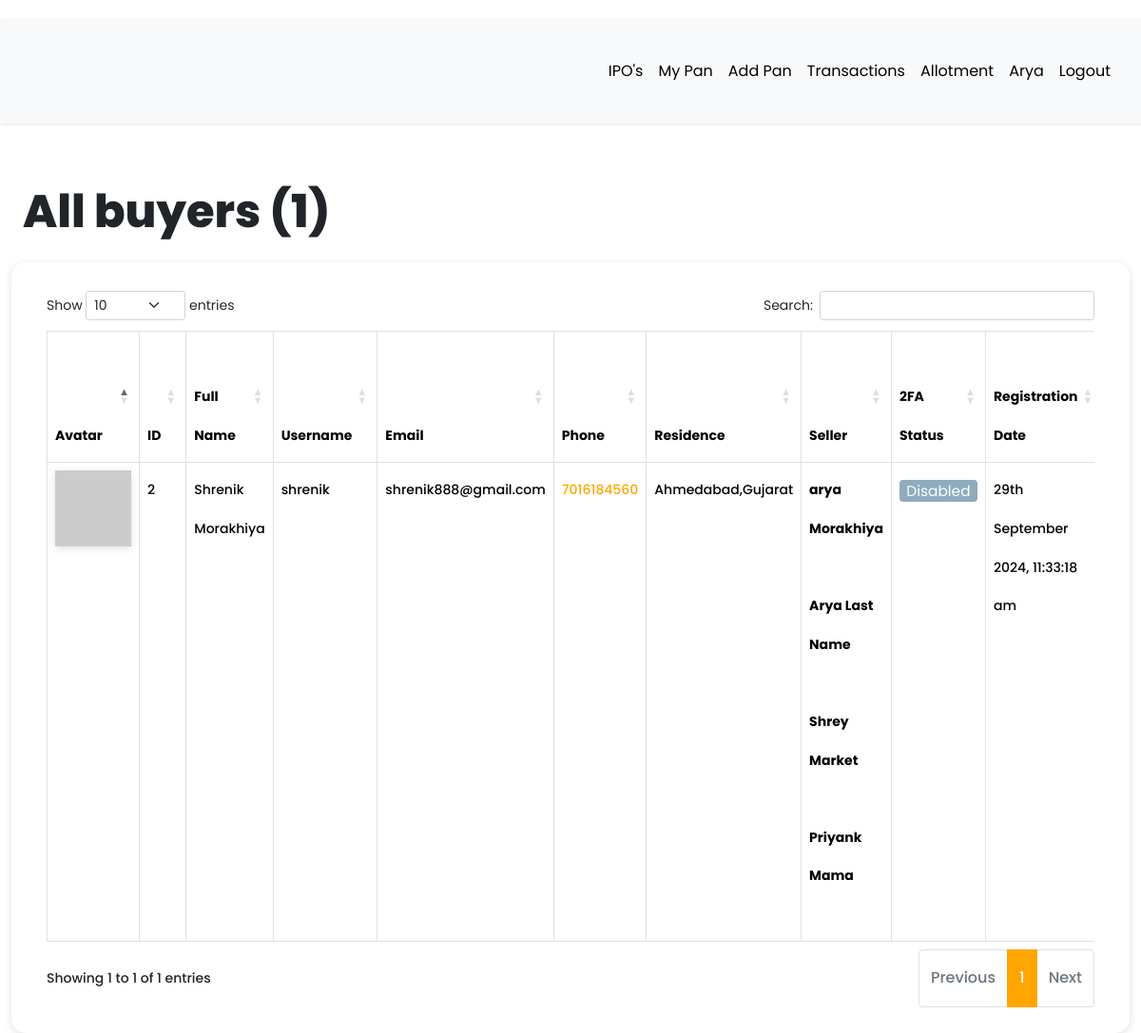
The app's page /dashboard/all-buyers (signed in) with its own data.
### app/models.py (models this page shows, shortened)
class User(db.Model, UserMixin):
    __tablename__ = "user"
    id = db.Column(db.Integer, primary_key=True)
    first_name = db.Column(db.String(64), index=True, default="First Name", nullable=False)
    last_name = db.Column(db.String(64), index=True, nullable=True)
    username = db.Column(db.String(64), index=True, unique=True, nullable=False)
    email = db.Column(db.String(128), index=True, nullable=False)
    password_hash = db.Column(db.String(128))
    confirm_password = db.Column(db.String(128))
    phone_number = db.Column(db.String(20), nullable=False, unique = True)
    verification_phone = db.Column(db.String(20))
    active = db.Column(db.Boolean, nullable=False, default=True)
    delete_account = db.Column(db.Boolean, default=False)
    registered_at = db.Column(db.DateTime, default=datetime.utcnow, nullable=False)
    emails = db.relationship("Email", backref="author", lazy="dynamic")
    type = db.Column(db.String(64))
    __mapper_args__ = {"polymorphic_identity": "user", "polymorphic_on": "type"}
    def two_factor_enabled(self):
        return self.verification_phone is not None
    @property
    def is_active(self):
        return self.active
    def avatar(self, size):
        digest = md5(self.email.lower().encode("utf-8")).hexdigest()
        return f"https://www.gravatar.com/avatar/{digest}?d=identicon&s={size}"

class Buyer(User):
    __tablename__ = "buyer"
    id = db.Column(
        db.Integer,
        db.ForeignKey("user.id", ondelete="CASCADE", name="fk_buyer_user_id"),  # Explicit FK name
        primary_key=True
    )
    current_residence = db.Column(db.String(64), default="Ahmedabad, Gujarat")
    __mapper_args__ = {"polymorphic_identity": "buyer", "polymorphic_load": "inline"}

class Seller(User):
    __tablename__ = "seller"
    id = db.Column(
        db.Integer,
        db.ForeignKey("user.id", ondelete="CASCADE", name="fk_seller_user_id"),  # Explicit FK name
        primary_key=True
    )
    current_residence = db.Column(db.String(64), default="Ahmedabad, Gujarat")
    buyer_id = db.Column(db.Integer, db.ForeignKey("buyer.id", ondelete="CASCADE"))
    buyer = db.relationship(
        "Buyer", backref="buyer", foreign_keys=[buyer_id], passive_deletes=True
    )
    __mapper_args__ = {"polymorphic_identity": "seller", "polymorphic_load": "inline"}

### app/routes.py (the view)
@app.route("/dashboard/all-buyers")
@login_required
def all_buyers():
    try:
        buyers = Buyer.query.all()
        all_registered_buyers = len(buyers)
        return render_template(
            "admin/all_buyers.html",
            title="All buyers",
            buyers=buyers,
            all_registered_buyers=all_registered_buyers,
        )
    except Exception as e:
        print(f"An error occurred: {e}")
        return f"Error : {e}", 400

### app/models.py (called while the page is built)
@login.user_loader
def load_user(id):
    return User.query.get(int(id))

### app/templates/admin/all_buyers.html (shortened to what this page needs)
{% extends 'base.html' %}
{% block current_user_content %}
    <div class="container-fluid content">
        <div class="row">
            <div class="col-md-12">
                <h1 class="mt-4 mb-4">{{ title }} ({{ all_registered_buyers }})</h1>
            </div>
        </div>
        <div class="row users">
            <div class="col-md-12">
                <div class="table-responsive">
                    <table id="data" class="table table-hover table-bordered">
                        <thead>
                            <tr>
                                <th>Avatar</th>
                                <th>ID</th>
                                <th>Full Name</th>
                                <th>Username</th>
                                <th>Email</th>
                                <th>Phone</th>
                                <th>Residence</th>
                                <th>Seller</th>
                                <th>2FA Status</th>
                                <th>Registration Date</th>
                            </tr>
                        </thead>
                        <tbody>
                            {% for buyer in buyers %}
                                <tr>
                                    <td><img src="{{ buyer.avatar(25) }}"></td>
                                    <td>{{ buyer.id }}</td>
                                    <td>{{ buyer.first_name }} {{ buyer.last_name }}</td>
                                    <td>{{ buyer.username }}</td>
                                    <td>{{ buyer.email }}</td>
                                    <td><a href="https://wa.me/{{ buyer.phone_number | replace('+', '') }}?text=Hello%20From%20KavyaArya" target="_blank">{{ buyer.phone_number }}</a></td>
                                    <td>{{ buyer.current_residence }}</td>
                                    <td>
                                        {% for child in buyer.buyer %}
                                            <strong>{{ child.first_name }} {{ child.last_name }}</strong> <br><br>
                                        {% endfor %}
                                    </td>
                                    {% if buyer.two_factor_enabled() %}
                                        <td><span class="label label-info"> Enabled </span></td>
                                    {% else %}
                                        <td><span class="label label-info"> Disabled </span></td>
                                    {% endif %}
                                    <td>{{ moment(buyer.registered_at).format('Do MMMM YYYY, h:mm:ss a') }}</td>
                                </tr>
                            {% endfor %}
                        </tbody>
                    </table>
                </div>
            </div>
        </div>
    </div>
{% endblock %}

### app/templates/base.html (shortened to what this page needs)
<!DOCTYPE html>
<html lang="eng">
<head>
  <link rel="stylesheet" href="https://cdnjs.cloudflare.com/ajax/libs/intl-tel-input/16.0.4/css/intlTelInput.css">
  <link rel="stylesheet" type="text/css" href="https://cdn.datatables.net/1.10.25/css/dataTables.bootstrap5.css">
  <link rel="stylesheet" href="{{ url_for('static', filename='css/navbar.css') }}">
  {% if current_user.is_authenticated %}
  <link rel="stylesheet" type="text/css" href="{{ url_for('static', filename='css/custom_current_user.css') }}"
    alt="52 Not available at this momoent">
  <link href="https://cdn.jsdelivr.net/npm/bootstrap@5.3.3/dist/css/bootstrap.min.css" rel="stylesheet"
>
  <link rel="stylesheet" href="{{ url_for('static', filename='css/main.css') }}">
  <link rel="stylesheet"
    href="https://cdnjs.cloudflare.com/ajax/libs/malihu-custom-scrollbar-plugin/3.1.5/jquery.mCustomScrollbar.min.css">
  {% endif %}
</head>
<body>
    {% if current_user.is_authenticated %}
    {% if current_user.is_active %}
    <div class="wrapper">
      <div id="content">
        <nav class="navbar navbar-expand-lg navbar-light bg-light">
          <div class="container-fluid">
            {% if current_user.type == "seller" %}
            <div class="collapse navbar-collapse" id="navbarSupportedContent">
              <ul class="nav navbar-nav ms-auto">
                <li class="nav-item">
                  <a class="nav-link {{ 'link_disabled' if request.endpoint == 'view_product' else '' }}"
                    href="{{ url_for('view_product') }}" alt="459 Not available at this moment">IPO's</a>
                </li>
                <li class="nav-item">
                  <a class="nav-link {{ 'link_disabled' if request.endpoint == 'all_pan' else '' }}"
                    href="{{ url_for('all_pan') }}" alt="459 Not available at this moment">My Pan</a>
                </li>
                <li class="nav-item">
                  <a class="nav-link {{ 'link_disabled' if request.endpoint == 'add_pan' else '' }}"
                    href="{{ url_for('add_pan') }}" alt="459 Not available at this moment">Add Pan</a>
                </li>
                <li class="nav-item">
                  <a class="nav-link {{ 'link_disabled' if request.endpoint == 'all_transaction' else '' }}"
                    href="{{ url_for('all_transaction') }}" alt="459 Not available at this moment">Transactions</a>
                </li>
                <li class="nav-item">
                  <a class="nav-link {{ 'link_disabled' if request.endpoint == 'checking_allotment' else '' }}"
                    href="{{ url_for('checking_allotment') }}" alt="459 Not available at this moment">Allotment</a>
                </li>
                <li class="nav-item ">
                  <a class="nav-link {{ 'link_disabled' if request.endpoint == 'dashboard' else '' }}"
                    href="{{ url_for('dashboard') }}" alt="459 Not available at this moment">{{ current_user.username
                    }}</a>
                </li>
                <li class="nav-item">
                  <a class="nav-link {{ 'link_disabled' if request.endpoint == 'logout' else '' }}"
                    href="{{ url_for('logout') }}" alt="459 Not available at this moment">Logout</a>
                </li>
              </ul>
            </div>
            {% endif %}
        </nav>
        {% block current_user_content %}
        {% endblock %}
      </div>
    </div>
    {% endif %}
    {% endif %}
</body>
</html>

### app/static/css/navbar.css (style rules this page uses)
:root { --default-primary: #90f188; --default-secondary: #0f1d07; --container-gutter: clamp(2.5rem, 2.6455026455vw, 3.325rem); --theme-primary: var(--default-primary); --theme-secondary: var(--default-secondary); }

### app/static/css/custom_current_user.css (style rules this page uses)
body { font-family: 'Poppins', sans-serif; background: #fafafa; }
a, a:hover, a:focus { color: inherit; text-decoration: none; transition: all 0.3s; }
.navbar { padding: 15px 10px; background: #fff; border: none; border-radius: 0; margin-bottom: 40px; box-shadow: 1px 1px 3px #0000001a; }
.wrapper { display: flex; width: 100%; }
#content { width: calc(100%); padding-top: 20px; padding-bottom: 20px; min-height: 100vh; transition: all 0.3s; position: absolute; top: 0; right: 0; }
.users { margin-bottom: 25px; padding: 25px; border-radius: 15px; box-shadow: #63636333 0px 2px 8px 0px; }
.label { display: inline-block; font-weight: 400; line-height: 0.5; text-align: center; text-decoration: none; vertical-align: middle; cursor: pointer; -webkit-user-select: none; -moz-user-select: none; -ms-user-select: none; user-select: none; background-color: #e2e2e2; border: 1px solid transparent; padding: 0.4rem 0.4rem; font-size: 1.1em; border-radius: 0.25rem; transition: color 0.15s ease-in-out, background-color 0.15s ease-in-out, border-color 0.15s ease-in-out, box-shadow 0.15s ease-in-out; }
.label-info { background-color: #8fabbe; }
.label-info, .label-success, .label-warning, .label-danger, .label-info:hover, .label-success:hover, .label-warning:hover, .label-danger:hover { color: white; }
img { box-shadow: #63636333 0px 2px 8px 0px; }

### records on screen
User: username "Arya"
Buyer: id "2", first_name "Shrenik", last_name "Morakhiya", username "shrenik", email "shrenik888@gmail.com", phone_number "7016184560", current_residence "Ahmedabad,Gujarat"
Seller: first_name "arya", last_name "Morakhiya"
Seller: first_name "Arya", last_name "Last Name"
Seller: first_name "Shrey Market"
Seller: first_name "Priyank Mama"
User: registered_at "29th September 2024, 11:33:18 am"

### other values on screen
{{ title }} "All buyers"
{{ all_registered_buyers }} "1"
